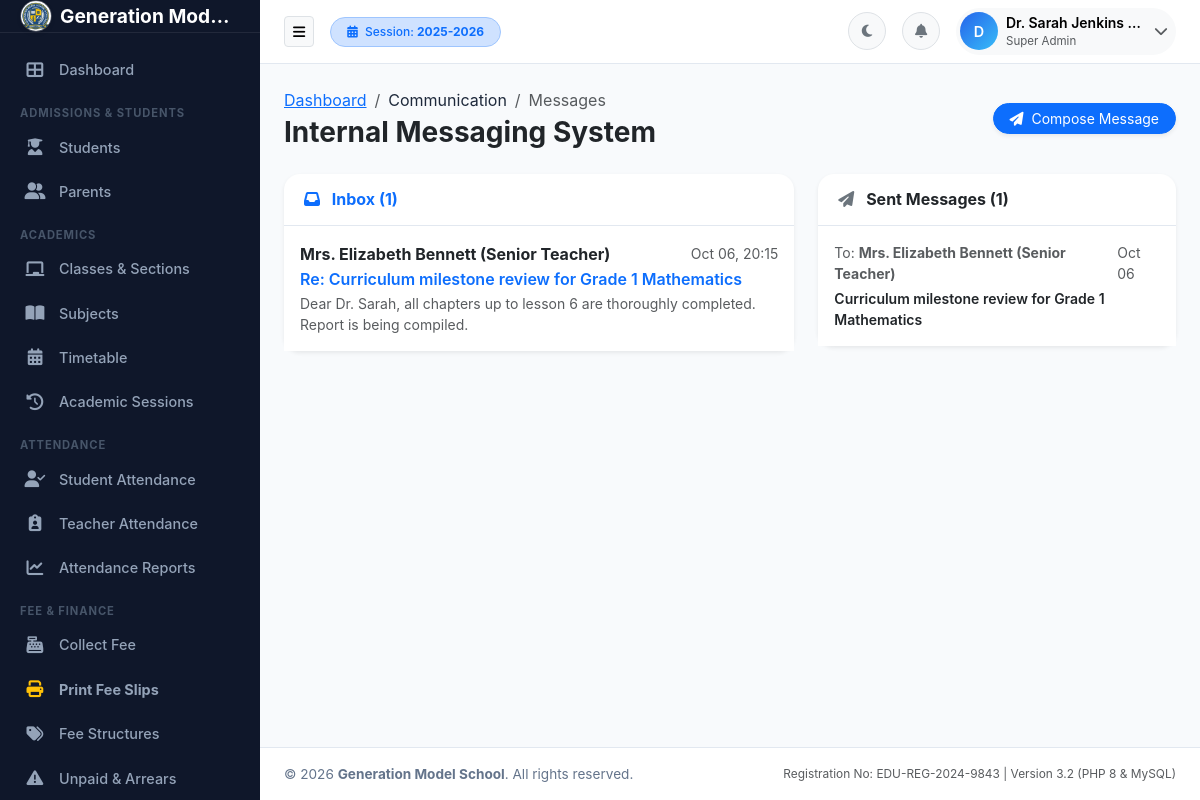
The page /communication/messages.php (signed in) on the database its author committed.
### tables this page shows
CREATE TABLE academic_sessions (
    id INT AUTO_INCREMENT PRIMARY KEY,
    session_name VARCHAR(50) NOT NULL UNIQUE,
    start_date DATE NOT NULL,
    end_date DATE NOT NULL,
    is_current TINYINT(1) DEFAULT 0,
    status ENUM('active', 'inactive', 'archived') DEFAULT 'active',
    created_at TIMESTAMP DEFAULT CURRENT_TIMESTAMP
);

CREATE TABLE messages (
    id INT AUTO_INCREMENT PRIMARY KEY,
    sender_id INT NOT NULL,
    receiver_id INT NOT NULL,
    subject VARCHAR(200) NOT NULL,
    body TEXT NOT NULL,
    is_read TINYINT(1) DEFAULT 0,
    created_at TIMESTAMP DEFAULT CURRENT_TIMESTAMP,
    FOREIGN KEY (sender_id) REFERENCES users(id) ON DELETE CASCADE,
    FOREIGN KEY (receiver_id) REFERENCES users(id) ON DELETE CASCADE
);

CREATE TABLE users (
    id INT AUTO_INCREMENT PRIMARY KEY,
    username VARCHAR(100) NOT NULL UNIQUE,
    email VARCHAR(150) NOT NULL UNIQUE,
    password VARCHAR(255) NOT NULL,
    role_id INT NOT NULL,
    full_name VARCHAR(150) NOT NULL,
    phone VARCHAR(50) NULL,
    avatar VARCHAR(255) DEFAULT 'default-avatar.png',
    status ENUM('active', 'inactive', 'suspended') DEFAULT 'active',
    remember_token VARCHAR(255) NULL,
    created_at TIMESTAMP DEFAULT CURRENT_TIMESTAMP,
    updated_at TIMESTAMP DEFAULT CURRENT_TIMESTAMP ON UPDATE CURRENT_TIMESTAMP,
    INDEX idx_user_role (role_id),
    INDEX idx_user_status (status)
);

### includes/functions.php (called while the page is built, shortened)
<?php
require_once __DIR__ . '/../config/config.php';
function getActiveSession() {
    global $pdo;
    $stmt = $pdo->query("SELECT * FROM academic_sessions WHERE is_current = 1 LIMIT 1");
    $activeSession = $stmt->fetch();
    return $activeSession;
}

### config/config.php (called while the page is built, shortened)
<?php
function e($string) {
    return htmlspecialchars((string)($string ?? ''), ENT_QUOTES, 'UTF-8');
}
function formatDate($date, $format = 'M d, Y') {
    return date($format, strtotime($date));
}

### includes/auth.php (called while the page is built, shortened)
<?php
require_once __DIR__ . '/../config/config.php';
function isLoggedIn() {
    return isset($_SESSION['user_id']) && !empty($_SESSION['user_id']);
}
function getCurrentUser() {
    if (isset($_SESSION['user_data'])) {
        return $_SESSION['user_data'];
    }
    return null;
}

### communication/messages.php (the view, shortened to what this page needs)
<?php
require_once __DIR__ . '/../config/config.php';
require_once __DIR__ . '/../includes/auth.php';
require_once __DIR__ . '/../includes/permissions.php';
require_once __DIR__ . '/../includes/functions.php';
$userId = getCurrentUserId();
$inboxStmt = $pdo->prepare("
    SELECT m.*, u.full_name as sender_name, u.avatar
    FROM messages m
    JOIN users u ON m.sender_id = u.id
    WHERE m.receiver_id = ?
    ORDER BY m.created_at DESC
");
$inboxStmt->execute([$userId]);
$inbox = $inboxStmt->fetchAll();
$sentStmt = $pdo->prepare("
    SELECT m.*, u.full_name as receiver_name
    FROM messages m
    JOIN users u ON m.receiver_id = u.id
    WHERE m.sender_id = ?
    ORDER BY m.created_at DESC
");
$sentStmt->execute([$userId]);
$sent = $sentStmt->fetchAll();
require_once __DIR__ . '/../includes/header.php';
?>
<div class="d-flex flex-column flex-md-row justify-content-between align-items-md-center mb-4 gap-3">
    <div>
        <nav aria-label="breadcrumb">
            <ol class="breadcrumb mb-1">
                <li class="breadcrumb-item"><a href="<?= BASE_PATH ?>/dashboard.php">Dashboard</a></li>
                <li class="breadcrumb-item">Communication</li>
                <li class="breadcrumb-item active">Messages</li>
            </ol>
        </nav>
        <h3 class="fw-bold text-dark mb-0">Internal Messaging System</h3>
    </div>
    <button type="button" class="btn btn-primary btn-sm rounded-pill px-3 shadow-sm" data-bs-toggle="modal" data-bs-target="#composeModal">
        <i class="fas fa-paper-plane me-1"></i> Compose Message
    </button>
</div>
<div class="row g-4">
    <div class="col-12 col-lg-7">
        <div class="card border-0 shadow-sm rounded-4">
            <div class="card-header bg-transparent py-3">
                <h6 class="fw-bold text-primary mb-0"><i class="fas fa-inbox me-2"></i> Inbox (<?= count($inbox) ?>)</h6>
            </div>
            <div class="card-body p-0">
                <div class="list-group list-group-flush">
                    <?php if (empty($inbox)): ?>
                        <div class="text-center py-4 text-muted">Your inbox is empty.</div>
                    <?php else: ?>
                        <?php foreach ($inbox as $m): ?>
                            <div class="list-group-item p-3">
                                <div class="d-flex justify-content-between align-items-center mb-1">
                                    <strong class="text-dark"><?= e($m['sender_name']) ?></strong>
                                    <small class="text-muted"><?= formatDate($m['created_at'], 'M d, H:i') ?></small>
                                </div>
                                <h6 class="fw-semibold text-primary mb-1"><?= e($m['subject']) ?></h6>
                                <p class="text-muted small mb-0"><?= nl2br(e($m['body'])) ?></p>
                            </div>
                        <?php endforeach; ?>
                    <?php endif; ?>
                </div>
            </div>
        </div>
    </div>
    <div class="col-12 col-lg-5">
        <div class="card border-0 shadow-sm rounded-4">
            <div class="card-header bg-transparent py-3">
                <h6 class="fw-bold text-dark mb-0"><i class="fas fa-paper-plane me-2 text-secondary"></i> Sent Messages (<?= count($sent) ?>)</h6>
            </div>
            <div class="card-body p-0">
                <div class="list-group list-group-flush">
                    <?php foreach ($sent as $s): ?>
                        <div class="list-group-item p-3">
                            <div class="d-flex justify-content-between align-items-center mb-1">
                                <span class="small text-muted">To: <strong><?= e($s['receiver_name']) ?></strong></span>
                                <small class="text-muted"><?= formatDate($s['created_at'], 'M d') ?></small>
                            </div>
                            <div class="fw-semibold small text-dark"><?= e($s['subject']) ?></div>
                        </div>
                    <?php endforeach; ?>
                </div>
            </div>
        </div>
    </div>
</div>
<?php require_once __DIR__ . '/../includes/footer.php'; ?>

### includes/navbar.php (shortened to what this page needs)
<header class="app-navbar">
    <div class="d-flex align-items-center">
        <button type="button" class="btn btn-light border btn-sm me-3" id="sidebarToggle" aria-label="Toggle Sidebar">
            <i class="fas fa-bars"></i>
        </button>
        <div class="d-none d-md-block">
            <span class="badge bg-primary-subtle text-primary border border-primary-subtle px-3 py-2 rounded-pill">
                <i class="fas fa-calendar-alt me-1"></i> Session: <strong><?= e($activeSession['session_name'] ?? '2025-2026') ?></strong>
            </span>
        </div>
    </div>
    <div class="nav-actions">
        <button class="btn btn-light border btn-sm rounded-circle d-flex align-items-center justify-content-center" id="themeToggleBtn" style="width: 38px; height: 38px;" title="Toggle Dark/Light Mode">
            <i class="fas fa-moon text-secondary"></i>
        </button>
        <div class="dropdown">
            <button class="btn btn-light border btn-sm rounded-circle position-relative d-flex align-items-center justify-content-center" style="width: 38px; height: 38px;" id="notificationsDropdown" data-bs-toggle="dropdown" aria-expanded="false">
                <i class="fas fa-bell text-secondary"></i>
            </button>
        </div>
        <div class="dropdown">
            <button class="btn btn-light border-0 p-1 d-flex align-items-center rounded-pill" id="userMenuDropdown" data-bs-toggle="dropdown" aria-expanded="false">
                <div class="avatar-initials me-2">
                    <?= strtoupper(substr($currentUser['full_name'] ?? 'U', 0, 1)) ?>
                </div>
                <div class="text-start d-none d-lg-block me-2">
                    <div class="fw-semibold small text-truncate" style="max-width: 140px;"><?= e($currentUser['full_name'] ?? 'User') ?></div>
                    <div class="text-muted" style="font-size: 0.72rem;"><?= e($currentUser['role_display'] ?? 'Staff') ?></div>
                </div>
                <i class="fas fa-chevron-down text-muted small me-1"></i>
            </button>
        </div>
    </div>
</header>

### assets/css/style.css (style rules this page uses)
:root { --primary-color: #2563eb; --primary-hover: #1d4ed8; --secondary-color: #475569; --success-color: #10b981; --danger-color: #ef4444; --warning-color: #f59e0b; --info-color: #06b6d4; --bg-main: #f8fafc; --bg-card: #ffffff; --bg-sidebar: #0f172a; --sidebar-text: #94a3b8; --sidebar-active: #ffffff; --sidebar-active-bg: #1e293b; --text-main: #1e293b; --text-muted: #64748b; --border-color: #e2e8f0; --topbar-height: 64px; --sidebar-width: 260px; --sidebar-collapsed-width: 70px; --transition-speed: 0.25s; }
body { font-family: -apple-system, BlinkMacSystemFont, "Segoe UI", Roboto, "Helvetica Neue", Arial, sans-serif; background-color: var(--bg-main); color: var(--text-main); margin: 0; padding: 0; overflow-x: hidden; transition: background-color var(--transition-speed), color var(--transition-speed); }
.app-navbar { height: var(--topbar-height); background-color: var(--bg-card); border-bottom: 1px solid var(--border-color); display: flex; align-items: center; justify-content: space-between; padding: 0 1.5rem; position: sticky; top: 0; z-index: 1030; transition: background-color var(--transition-speed), border-color var(--transition-speed); }
.nav-actions { display: flex; align-items: center; gap: 1rem; }
.card { background-color: var(--bg-card); border: 1px solid var(--border-color); border-radius: 0.75rem; box-shadow: 0 1px 3px 0 rgba(0, 0, 0, 0.05); transition: background-color var(--transition-speed), border-color var(--transition-speed), box-shadow 0.2s ease; }
.card-header { background: transparent; border-bottom: 1px solid var(--border-color); padding: 1rem 1.25rem; font-weight: 600; display: flex; align-items: center; justify-content: space-between; }
.badge { font-weight: 500; padding: 0.4em 0.75em; border-radius: 0.375rem; }
.avatar-initials { width: 38px; height: 38px; border-radius: 50%; background: linear-gradient(135deg, #2563eb, #38bdf8); color: #fff; display: inline-flex; align-items: center; justify-content: center; font-weight: 600; font-size: 0.9rem; }

### rows shown on the page
academic_sessions: session_name "2025-2026"
messages: sender.full_name "Mrs. Elizabeth Bennett (Senior Teacher)", created_at "Oct 06, 20:15", subject "Re: Curriculum milestone review for Grade 1 Mathematics", body "Dear Dr. Sarah, all chapters up to lesson 6 are thoroughly completed. Report is being compiled."
messages: receiver.full_name "Mrs. Elizabeth Bennett (Senior Teacher)", created_at "Oct 06", subject "Curriculum milestone review for Grade 1 Mathematics"

### other values the page prints
getSetting('school_name', 'Generation Model School') "Generation Mod…"
substr($currentUser['full_name'] ?? 'U', 0, 1) "D"
$currentUser['full_name'] "Dr. Sarah Jenkins…"
$currentUser['role_display'] "Super Admin"
count($inbox) "1"
count($sent) "1"
getSetting('school_name', 'EduManage School Management System') "Generation Model School"
getSetting('registration_no', 'EDU-REG-2024-9843') "EDU-REG-2024-9843"
